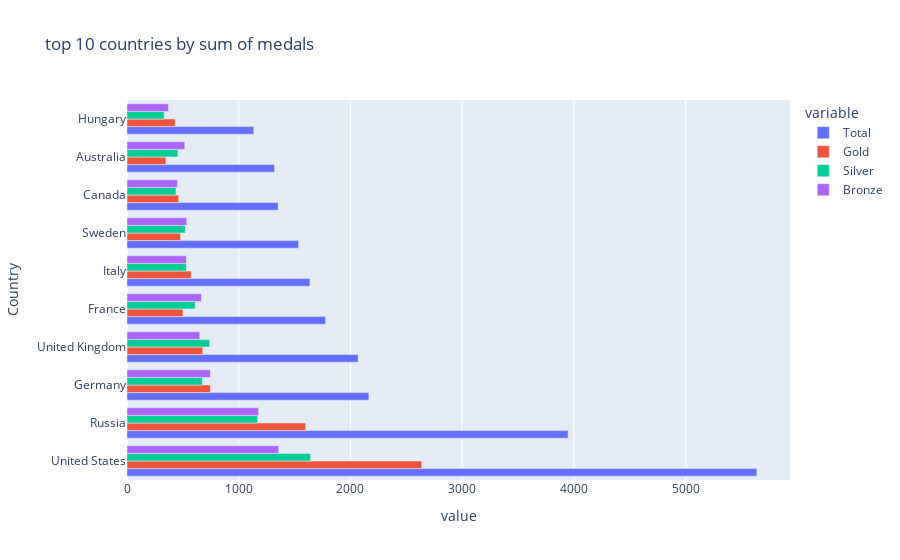

The notebook cell saved with this chart:
### Code cell
fig = px.bar(top10_all, y="Country", x=["Total", "Gold", "Silver", "Bronze"],
             title="top 10 countries by sum of medals")
fig.update_layout(barmode='group')
fig.show()

### Figure 1 — Plotly figure (JSON) as saved in the notebook; plotly's stock layout.template omitted (floating-point values rounded to 4 significant figures)
{"data": [{"alignmentgroup": "True", "hovertemplate": "variable=Total<br>value=%{x}<br>Country=%{y}<extra></extra>", "legendgroup": "Total", "marker": {"color": "#636efa", "pattern": {"shape": ""}}, "name": "Total", "offsetgroup": "Total", "orientation": "h", "showlegend": true, "textposition": "auto", "type": "bar", "x": [5637, 3947, 2165, 2068, 1777, 1637, 1536, 1352, 1320, 1135], "xaxis": "x", "y": ["United States", "Russia", "Germany", "United Kingdom", "France", "Italy", "Sweden", "Canada", "Australia", "Hungary"], "yaxis": "y"}, {"alignmentgroup": "True", "hovertemplate": "variable=Gold<br>value=%{x}<br>Country=%{y}<extra></extra>", "legendgroup": "Gold", "marker": {"color": "#EF553B", "pattern": {"shape": ""}}, "name": "Gold", "offsetgroup": "Gold", "orientation": "h", "showlegend": true, "textposition": "auto", "type": "bar", "x": [2638, 1599, 745, 678, 501, 575, 479, 463, 348, 432], "xaxis": "x", "y": ["United States", "Russia", "Germany", "United Kingdom", "France", "Italy", "Sweden", "Canada", "Australia", "Hungary"], "yaxis": "y"}, {"alignmentgroup": "True", "hovertemplate": "variable=Silver<br>value=%{x}<br>Country=%{y}<extra></extra>", "legendgroup": "Silver", "marker": {"color": "#00cc96", "pattern": {"shape": ""}}, "name": "Silver", "offsetgroup": "Silver", "orientation": "h", "showlegend": true, "textposition": "auto", "type": "bar", "x": [1641, 1170, 674, 739, 610, 531, 522, 438, 455, 332], "xaxis": "x", "y": ["United States", "Russia", "Germany", "United Kingdom", "France", "Italy", "Sweden", "Canada", "Australia", "Hungary"], "yaxis": "y"}, {"alignmentgroup": "True", "hovertemplate": "variable=Bronze<br>value=%{x}<br>Country=%{y}<extra></extra>", "legendgroup": "Bronze", "marker": {"color": "#ab63fa", "pattern": {"shape": ""}}, "name": "Bronze", "offsetgroup": "Bronze", "orientation": "h", "showlegend": true, "textposition": "auto", "type": "bar", "x": [1358, 1178, 746, 651, 666, 531, 535, 451, 517, 371], "xaxis": "x", "y": ["United States", "Russia", "Germany", "United Kingdom", "France", "Italy", "Sweden", "Canada", "Australia", "Hungary"], "yaxis": "y"}], "layout": {"barmode": "group", "legend": {"title": {"text": "variable"}, "tracegroupgap": 0}, "title": {"text": "top 10 countries by sum of medals"}, "xaxis": {"anchor": "y", "domain": [0, 1], "title": {"text": "value"}}, "yaxis": {"anchor": "x", "domain": [0, 1], "title": {"text": "Country"}}}}
